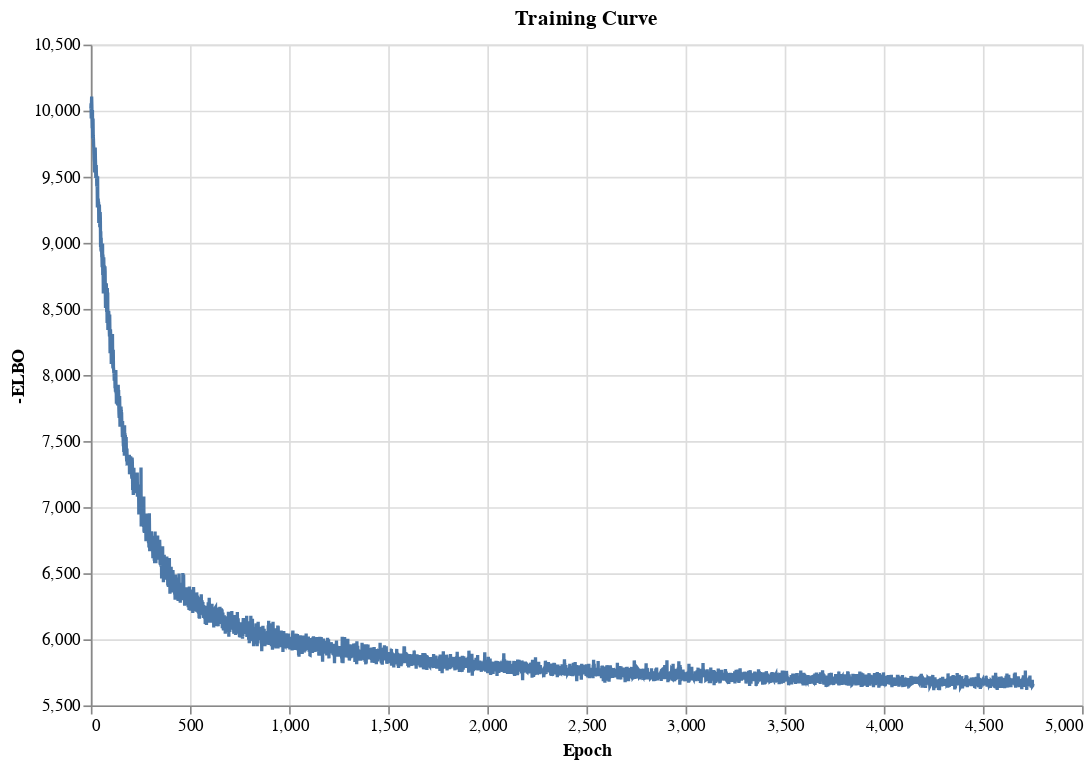

The notebook cell saved with this chart:
### Markdown cell above
### ELBO

### Code cell
# Plot training curve
plot_training_curve(model)

### Figure 1 — Vega specification as saved in the notebook (floating-point values rounded to 4 significant figures; data arrays with more than 128 entries replaced by an {"elided": "..."} marker saying what was removed)
{"$schema": "https://vega.github.io/schema/vega/v5.json", "data": [{"name": "source_0", "values": {"elided": "4753 records"}}, {"name": "source_0_x_domain_Epoch", "values": [{"min": 0, "max": 4752}]}, {"name": "source_0_y_domain_-ELBO", "values": [{"min": 5615.0, "max": 10110.0}]}], "marks": [{"type": "line", "name": "marks", "from": {"data": "source_0"}, "sort": {"field": "datum[\"Epoch\"]"}, "encode": {"update": {"stroke": {"value": "#4c78a8"}, "defined": {"signal": "isValid(datum[\"Epoch\"]) && isFinite(+datum[\"Epoch\"]) && isValid(datum[\"-ELBO\"]) && isFinite(+datum[\"-ELBO\"])"}, "x": {"field": "Epoch", "scale": "x"}, "y": {"field": "-ELBO", "scale": "y"}}}, "style": ["line"]}], "scales": [{"name": "x", "type": "linear", "domain": [{"signal": "(data(\"source_0_x_domain_Epoch\")[0] || {}).min"}, {"signal": "(data(\"source_0_x_domain_Epoch\")[0] || {}).max"}], "range": [0, {"signal": "width"}], "zero": false, "nice": true}, {"name": "y", "type": "linear", "domain": [{"signal": "(data(\"source_0_y_domain_-ELBO\")[0] || {}).min"}, {"signal": "(data(\"source_0_y_domain_-ELBO\")[0] || {}).max"}], "range": [{"signal": "height"}, 0], "zero": false, "nice": true}], "axes": [{"scale": "x", "ticks": false, "gridScale": "y", "grid": true, "maxExtent": 0, "aria": false, "domain": false, "zindex": 0, "labels": false, "orient": "bottom", "tickCount": {"signal": "ceil(width/40)"}, "minExtent": 0}, {"scale": "y", "minExtent": 0, "ticks": false, "zindex": 0, "gridScale": "x", "grid": true, "maxExtent": 0, "domain": false, "labels": false, "tickCount": {"signal": "ceil(height/40)"}, "aria": false, "orient": "left"}, {"scale": "x", "orient": "bottom", "labelFlush": true, "labelOverlap": true, "tickCount": {"signal": "ceil(width/40)"}, "zindex": 0, "title": "Epoch", "grid": false}, {"scale": "y", "tickCount": {"signal": "ceil(height/40)"}, "zindex": 0, "labelOverlap": true, "title": "-ELBO", "orient": "left", "grid": false}], "title": {"text": "Training Curve", "frame": "group"}, "background": "white", "padding": 5, "width": 600, "height": 400, "style": "cell"}
